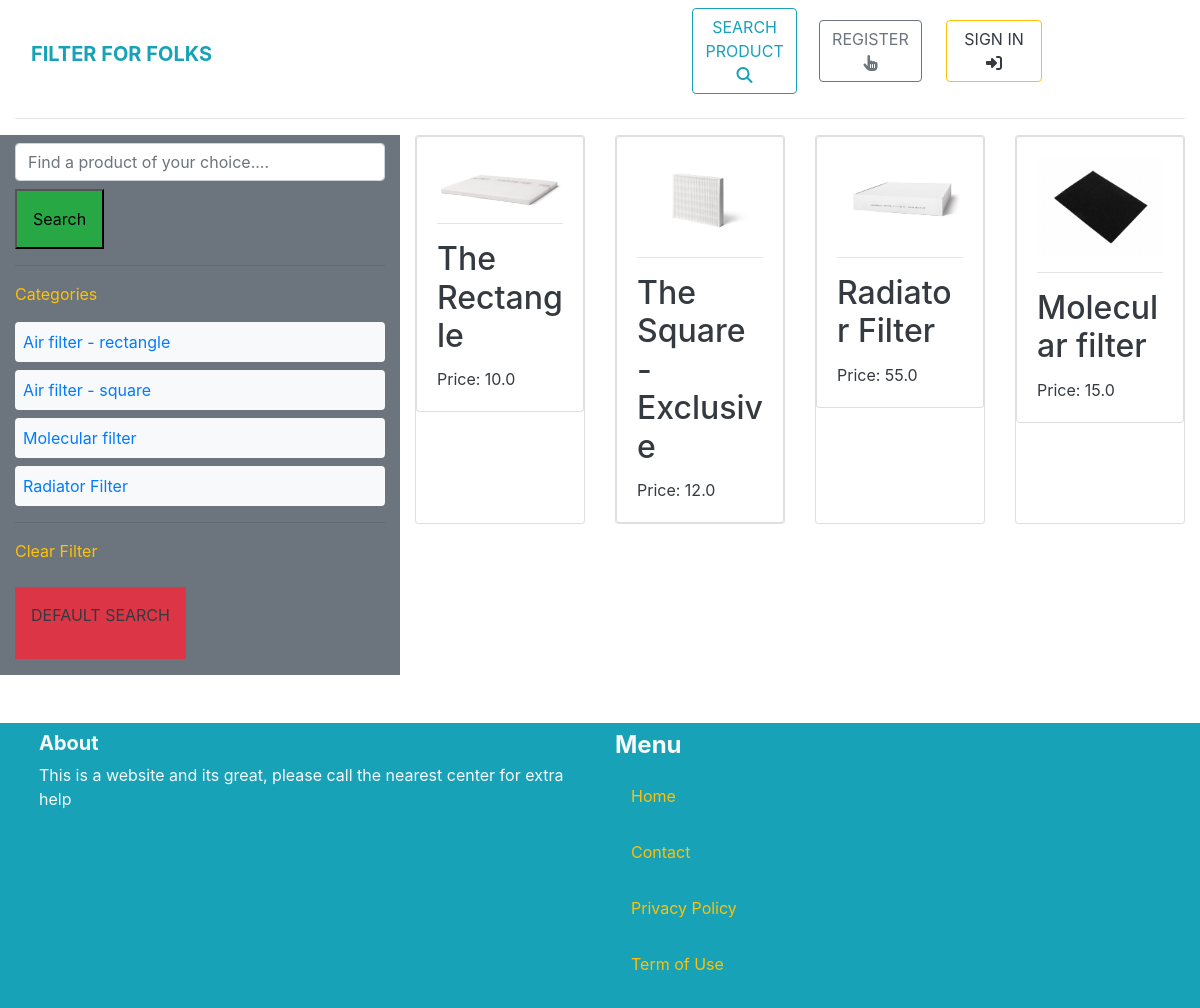
The app's page /product/ with its own data.
### product/models.py (models this page shows, shortened)
class Category(models.Model):
    name = models.CharField(max_length=225)
    class Meta:
        ordering = ('name',)
        verbose_name_plural = 'Categories'

class Product(models.Model):
    category = models.ForeignKey('Category', null=True, blank=True, on_delete=models.CASCADE, related_name='products')
    name = models.CharField(max_length=300)
    description = models.TextField()
    price = models.FloatField()
    image = models.ImageField(upload_to='product_images', blank=True, null=True)

### product/views.py (the view)
# urls.py: path('', views.search_products, name='search'),
def search_products(request):
    query = request.GET.get('query', '')
    category_id = request.GET.get('category', 0)
    categories = Category.objects.all()
    products = Product.objects.filter()
    if category_id:
        products = products.filter(category_id=category_id)
    if query:
         products = products.filter(Q(name__icontains=query) | Q(description__icontains=query))
    return render(request, 'product/products.html', {
        'products': products,
        'query': query,
        'categories': categories,
        'category_id': int(category_id),
    })

### product/templates/product/products.html (shortened to what this page needs)
{% extends 'core/base.html' %}
{% block content %}
<div class="container-fluid">
    <div class="row">
        <br>
        <div class="col-4 bg-secondary">
            <form method="get" action="#" class="mt-2">
                <input name="query" class="form-control" placeholder="Find a product of your choice...." aria-label="Find a product of your choice...." aria-describedby="basic-addon2" type="text" value="{{ query }}">
                <button type="submit" class="mt-2 p-3 bg-success">Search</button>
            </form>
            <hr>
            <p class="text-warning">Categories</p>
            <ul class="list-unstyled">
                {% for category in categories %}
                <li class="p-2 mb-2 rounded bg-light {% if category.id == category_id %} bg-primary {% endif %}">
                    <a href="{% url 'product:search' %}?query={{ query }}&category={{ category.id }}">{{ category.name }}</a>
                </li>
                {% endfor %}
            </ul>
            <hr>
            <p class="text-warning">Clear Filter</p>
            <ul class="list-unstyled">
                <li>
                    <a href="{% url 'product:search' %}" class="mt-2 p-3 text-uppercase bg-danger" type="submit"><p class="text-dark">Default Search</p></a>
                </li>
            </ul>
        </div>
        <div class="col-8">
            <div class="row">
                {% for product in products %}
                        <div class="col-sm-6 col-md-6 col-lg-4 col-xl-3">
                            <div class="card h-100">
                                <a href="#">
                                    <div class="card">
                                        <div class="card-body">
                                            <img src="{{ product.image.url }}" class="card-img-top img-fluid">
                                            <hr>
                                            <div>
                                                <h2 class="card-title text-dark mt-0">{{ product.name }}</h2>
                                                <p class="card-text text-dark">Price: {{ product.price }}</p>
                                            </div>
                                        </div>
                                    </div>
                                </a>
                            </div>
                        </div>
                {% endfor %}
            </div>
        </div>
      </div>
</div>
{% endblock %}

### static/css/base.css (style rules this page uses)
html { height: 100%; }
ul { list-style-type: none; }

### records on screen
Category: name "Air filter - rectangle"
Category: name "Air filter - square"
Category: name "Molecular filter"
Category: name "Radiator Filter"
Product: image (picture), name "The Rectangle", price "10.0"
Product: image (picture), name "The Square - Exclusive", price "12.0"
Product: image (picture), name "Radiator Filter", price "55.0"
Product: image (picture), name "Molecular filter", price "15.0"
